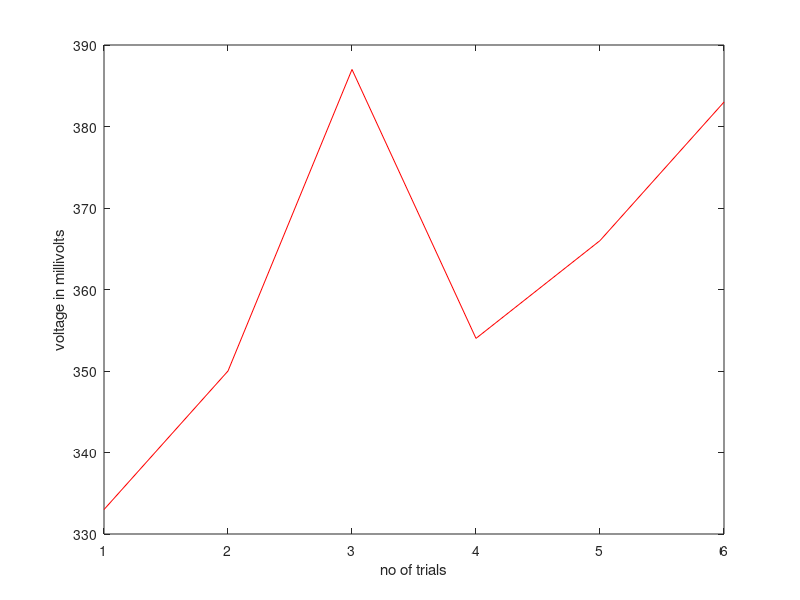

This figure's MATLAB source:
voltage_values = [333 350 387 354 366 383 ];
trial =1:1:6;
figure
plot(trial, voltage_values,'r')
xlabel('no of trials');
ylabel('voltage in millivolts');

% experiment done on 08/08/2017